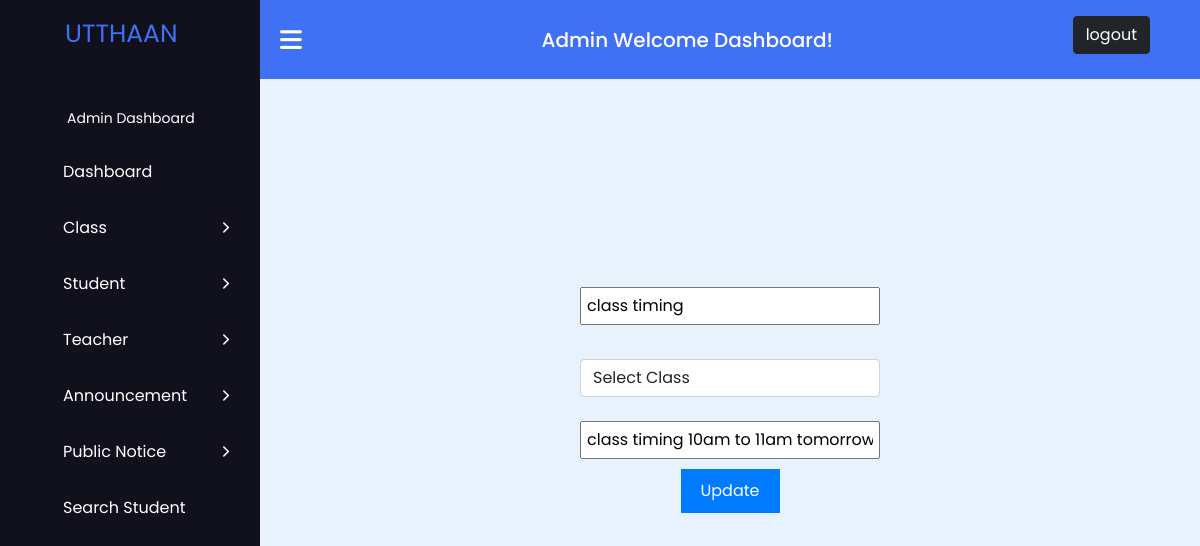
The app's page /update_announcement.php?announcement_id=1 (signed in) with its own data.
### tables this page shows
CREATE TABLE `tblnotic` (
  `id` int(50) NOT NULL,
  `noticetitle` varchar(50) DEFAULT NULL,
  `classid` int(50) DEFAULT NULL,
  `noticemessage` varchar(250) DEFAULT NULL,
  `creationdate` timestamp NULL DEFAULT current_timestamp()
);

### update_announcement.php (the view, shortened to what this page needs)
<?php
$host = "localhost";
$user = "root";
$pass = "";
$database = "sms-project";
$data = mysqli_connect($host, $user, $pass, $database);
$id = $_GET['announcement_id'];
$sql = "SELECT * FROM tblnotic WHERE id='$id'";
$result = mysqli_query($data, $sql);
$info = $result->fetch_assoc();
?>
<!DOCTYPE html>
<html lang="en">
<head>
    <link rel="stylesheet" href="https://cdnjs.cloudflare.com/ajax/libs/font-awesome/6.2.1/css/all.min.css" />
    <link href="https://cdn.jsdelivr.net/npm/bootstrap@5.0.2/dist/css/bootstrap.min.css" rel="stylesheet">
</head>
<body>
    <?php
    include 'admin_sidebar.php';
    ?>
    <main class="main">
        <form action="#" method="POST">
            <input type="text" name="noticetitle" placeholder="Announcement Title" value="<?php echo "{$info['noticetitle']}"; ?>" required><br><br>
            <div class="form-group">
                <select name="classid" class="form-control" required='true'>
                    <option value="">Select Class</option>
                </select>
            </div><br>
            <input type="text" name="noticemessage" placeholder="Announcement Message" value="<?php echo "{$info['noticemessage']}"; ?>" required><br>
            <button type="submit" name="update">Update</button>
        </form>
    </main>
</body>
</html>

### update_announcement.php (style rules this page uses)
form { width: 300px; margin: 0 auto; text-align: center; }
input { margin-bottom: 10px; width: 100%; padding: 5px; box-sizing: border-box; }
button { padding: 10px 20px; background-color: #007bff; color: white; border: none; cursor: pointer; }

### admin_css.php (style rules this page uses)
* { margin: 0; padding: 0; box-sizing: border-box; font-family: "Poppins", sans-serif; }
.navbar, .main { left: 260px; width: calc(100% - 260px); transition: all 0.5s ease; z-index: 1000; }
.main { position: relative; display: flex; align-items: center; justify-content: center; height: 100vh; z-index: 100; background: #e7f2fd; }

### records on screen
tblnotic: noticetitle "class timing", noticemessage "class timing 10am to 11am tomorrow."
